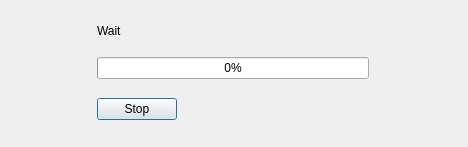
<?xml version="1.0" encoding="UTF-8"?>
<ui version="4.0">
 <class>Wait4AnswerDialog</class>
 <widget class="QDialog" name="Wait4AnswerDialog">
  <property name="geometry">
   <rect>
    <x>0</x>
    <y>0</y>
    <width>468</width>
    <height>147</height>
   </rect>
  </property>
  <property name="windowTitle">
   <string>Wait Dialog</string>
  </property>
  <property name="windowIcon">
   <iconset>
    <normaloff>:/katynko/peredavalko.png</normaloff>:/katynko/peredavalko.png</iconset>
  </property>
  <layout class="QGridLayout" name="gridLayout">
   <item row="0" column="1">
    <widget class="QLabel" name="lblRotate">
     <property name="maximumSize">
      <size>
       <width>100</width>
       <height>100</height>
      </size>
     </property>
     <property name="text">
      <string/>
     </property>
     <property name="pixmap">
      <pixmap>:/katynko/kts-intek-logo.png</pixmap>
     </property>
     <property name="scaledContents">
      <bool>true</bool>
     </property>
    </widget>
   </item>
   <item row="0" column="0">
    <widget class="QLabel" name="lblWait">
     <property name="sizePolicy">
      <sizepolicy hsizetype="Fixed" vsizetype="Fixed">
       <horstretch>0</horstretch>
       <verstretch>0</verstretch>
      </sizepolicy>
     </property>
     <property name="text">
      <string>Wait</string>
     </property>
    </widget>
   </item>
   <item row="1" column="0" colspan="2">
    <widget class="QProgressBar" name="progressBar">
     <property name="value">
      <number>0</number>
     </property>
    </widget>
   </item>
   <item row="2" column="0">
    <widget class="QPushButton" name="pushButton">
     <property name="text">
      <string>Stop</string>
     </property>
    </widget>
   </item>
  </layout>
 </widget>
 <resources/>
 <connections/>
</ui>
